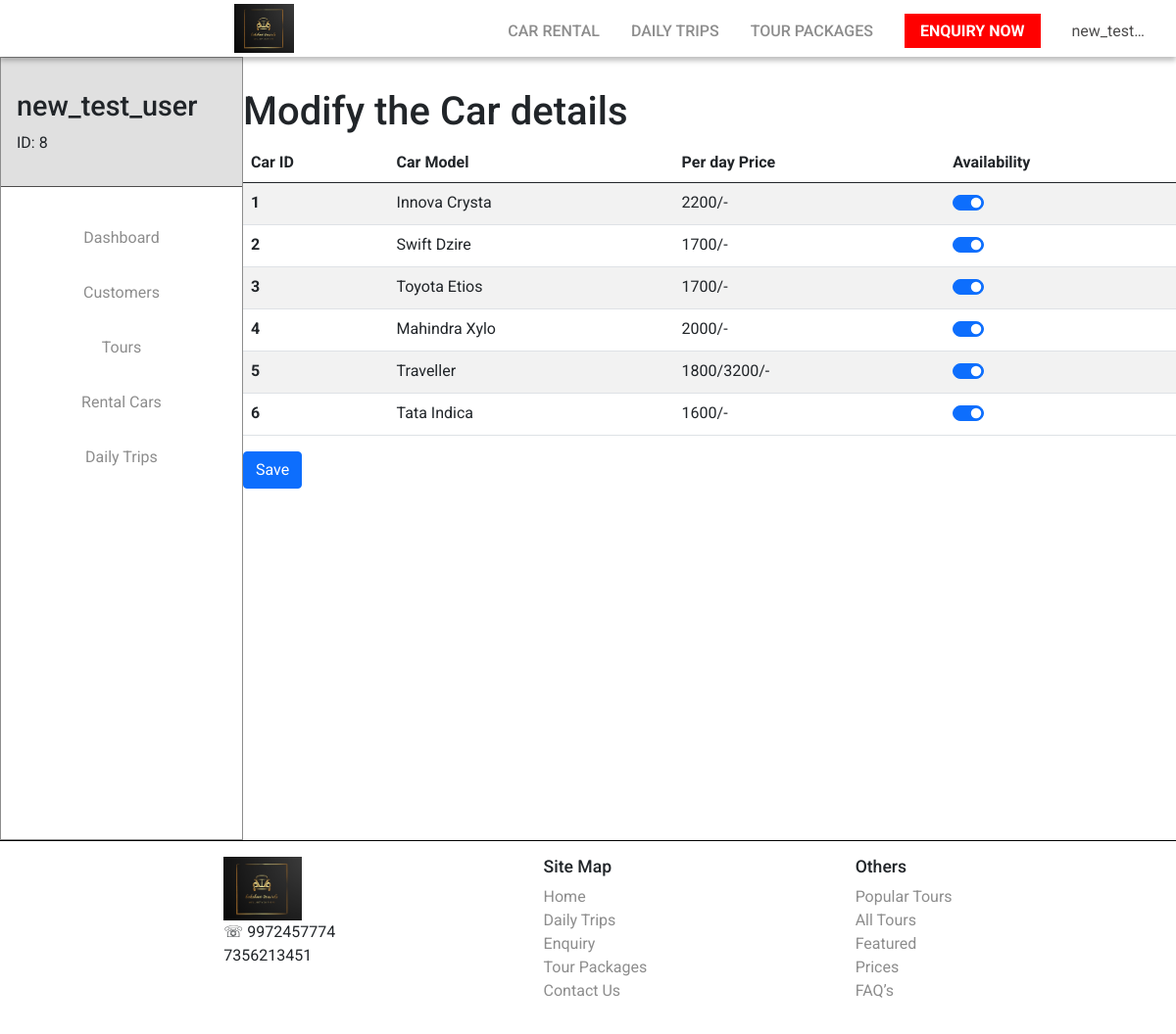
/admin_dashboard/rental_cars/ (signed in), run on the app's committed database.
### lakshmi_travels/models.py (models this page shows, shortened)
class RentalCars(models.Model):
    car_id = models.IntegerField(default='0', unique=True)
    model_name = models.CharField(default='car', max_length=200)
    car_image = models.ImageField(default="default_car.jpg", upload_to='rental_car_images')
    r_number = models.CharField(default='abc', max_length = 100)
    seating_capacity = models.CharField(default='4', max_length = 10)
    rate_per_day = models.CharField(default='2000', max_length = 10)
    km_allowed_per_day = models.CharField(default='10', max_length = 10)
    extra_km_per_day = models.CharField(default='15', max_length = 10)
    availabilty_status = models.BooleanField(default=True)

### lakshmi_travels/views.py (the view, shortened to what this page needs)
# urls.py: path('admin_dashboard/rental_cars/', views.AdminDashBoardRentalCarsView, name='admin_dashboard_rental_cars'),
@login_required
def AdminDashBoardRentalCarsView(request):
    all_rental_cars = RentalCars.objects.all()
    counter = 1
    context = {
        'all_rental_cars': all_rental_cars,
    }
    return render(request, 'lakshmi_travels/admin_dashboard_rental_cars.html', context)

### lakshmi_travels/templates/lakshmi_travels/admin_dashboard_rental_cars.html (shortened to what this page needs)
{% extends 'lakshmi_travels/admin_dashboard.html' %}
{% block main-content %}
<h1>Modify the Car details</h1>
<form method="POST" action="">
<table class="table table-striped table-hover">
    <thead>
      <tr>
        <th scope="col">Car ID</th>
        <th scope="col">Car Model</th>
        <th scope="col">Per day Price</th>
        <th scope="col">Availability</th>
      </tr>
    </thead>
    <tbody>
    {% for car in all_rental_cars %}
      <tr>
        <th scope="row">{{car.car_id}}</th>
        <td>{{car.model_name}}</td>
        <td>{{car.rate_per_day}}/-</td>
        <td>
            {% if car.availabilty_status == True %}
                <div class="form-check form-switch">
                <input class="form-check-input" name="car_{{car.car_id}}" type="checkbox" id="flexSwitchCheckDefault" checked>
                </div>
            {% else %}
            <div class="form-check form-switch">
                <input class="form-check-input" name="car_{{car.car_id}}" type="checkbox" id="flexSwitchCheckDefault" >
            </div>
            {% endif %}
        </td>
      </tr>
  {% endfor %}
    </tbody>
  </table>
  <div class="row">
      <div class="col-md-4">
        <button type="submit" class="btn btn-primary " >Save</button>
      </div>
  </div>
</form>
{% endblock main-content %}

### lakshmi_travels/templates/lakshmi_travels/admin_dashboard.html (shortened to what this page needs)
{% extends 'lakshmi_travels/index.html' %}
 {% load static %}
 {% block heading%}
<!DOCTYPE html>
<html lang="en">
<head>
<link href="https://cdn.jsdelivr.net/npm/bootstrap@5.1.0/dist/css/bootstrap.min.css" rel="stylesheet">
    <link rel="stylesheet" href="{% static 'css/index.css' %}" type="text/css" media="screen" />
    <link rel="stylesheet" href="{% static 'css/admin_dashboard_daily_trips.css' %}" type="text/css" media="screen" />
<link rel="stylesheet" href="https://cdnjs.cloudflare.com/ajax/libs/font-awesome/4.7.0/css/font-awesome.min.css">
    <link rel="stylesheet" href="{% static 'css/customer_dashboard.css' %}" type="text/css" media="screen" />
    	<link rel="stylesheet" href="https://use.fontawesome.com/releases/v5.6.1/css/all.css"
>
</head>
{% endblock heading%} {% block body%}
<body>
    {% block navigation %}
     {{block.super}}
      {% endblock navigation %}
    <div class="main-container">
        <div class="sidebar">
            <div class="heading">
                <h2>{{user.username}}</h2>
                <p>ID: {{user.id}}</p>
            </div>
            <div class="sidebar-body">
                <ul>
                    <li><a href="{% url 'lakshmi_travels:admin_dashboard' %}">Dashboard</a></li>
                    <li><a href="{% url 'lakshmi_travels:admin_dashboard_customers' %}">Customers</a></li>
                    <li><a href="{% url 'lakshmi_travels:admin_dashboard_tours' %}">Tours</a></li>
                    <li><a href="{% url 'lakshmi_travels:admin_dashboard_rental_cars' %}">Rental Cars</a></li>
                    <li><a href="{% url 'lakshmi_travels:admin_dashboard_daily_trips' %}">Daily Trips</a></li>
                </ul>
            </div>
        </div>
        <div class="main-content">
        {% block main-content %}{% endblock main-content %}
        </div>
    </div>
    {% block footer%}
     {{ block.super }}
      {% endblock footer%}
</body>
{% endblock body%}

### lakshmi_travels/templates/lakshmi_travels/index.html (shortened to what this page needs)
{% load static %}
{% block heading %}{% endblock heading%}
{% block body%}
  {% block navigation %}
  <header>
    <div class="home_image">
      <a href="{% url 'lakshmi_travels:home_view' %}"><img src="{% static 'images/home_page/main_logo.jpeg' %}"
          alt="Lakshmi Travels Logo" /></a>
    </div>
    <nav>
      <ul>
        <li>
          <a href="{% url 'lakshmi_travels:home_view' %}#main-business-section">Car Rental</a>
        </li>
        <li>
          <a href="{% url 'lakshmi_travels:daily_trip' %}">Daily Trips</a>
        </li>
        <li>
          <a href="{% url 'lakshmi_travels:tour_packages' %}">Tour Packages</a>
        </li>
        <li>
          <a class="nav-cta" href="{% url 'lakshmi_travels:enquiry_page' %}">Enquiry Now</a>
        </li>
        {% if user.is_authenticated %}
        <li>
          <div class="dropdown">
            <span>{{user.username|truncatechars:9 }}</span>
          </div>
        </li>
        {% endif %}
      </ul>
    </nav>
  </header>
  {% endblock navigation %}
  {% block footer%}
  <footer>
    <div class="">
      <img class="logo-img" src="{% static 'images/home_page/main_logo.jpeg' %}" alt="" />
      <p>
        &#9743; 9972457774 <br />
        7356213451
      </p>
    </div>
    <div>
      <h3>Site Map</h3>
      <ul>
        <li><a href="{% url 'lakshmi_travels:home_view' %}"> Home</a></li>
        <li>
          <a href="{% url 'lakshmi_travels:daily_trip' %}">Daily Trips</a>
        </li>
        <li>
          <a href="{% url 'lakshmi_travels:enquiry_page' %}">Enquiry</a>
        </li>
        <li>
          <a href="{% url 'lakshmi_travels:tour_packages' %}">Tour Packages</a>
        </li>
        <li><a href="">Contact Us</a></li>
      </ul>
    </div>
    <div>
      <h3>Others</h3>
      <ul>
        <li><a href="">Popular Tours</a></li>
        <li><a href="">All Tours</a></li>
        <li><a href="">Featured</a></li>
        <li><a href="">Prices</a></li>
        <li><a href="">FAQ’s</a></li>
      </ul>
    </div>
  </footer>
  {% endblock footer%}
{% endblock body%}
</html>

### lakshmi_travels/static/css/index.css (style rules this page uses)
*, *::before, *::after { box-sizing: border-box; }
:root { --clr-white: white; --clr-light: #8d8d8d; --clr-medium: #4d4c4c; --clr-dark: black; --clr-cta: #ff0000; --ft-content: "Roboto", sans-serif; }
body { margin: 0; padding: 0; font-family: "Roboto", sans-serif; }
header { background-color: white; text-align: right; position: sticky; top: 0; z-index: 999; width: 100%; padding-top: 0.25em; padding-bottom: 0.25em; background-image: linear-gradient( 180deg, rgba(255, 255, 255, 0) 0%, rgba(249, 218, 218, 0) 100% ); transition: background-image 0.2s ease-in-out; margin: 0; box-shadow: 0px 4px 5px rgba(0, 0, 0, 0.25); }
header img { height: 50px; position: relative; width: auto; right: 0; }
nav { text-align: center; position: absolute; background-color: white; width: 100%; top: 100%; left: 0; transform: scale(1, 0); transform-origin: top; transition: transform 250ms ease-in-out; }
nav ul { margin: 0; padding: 0; list-style: none; }
nav li { margin-left: 1em; margin-bottom: 1em; margin-top: 1em; }
nav li a { text-decoration: none; color: var(--clr-light); font-size: 1.1em; font-weight: 700; font-family: "Roboto", sans-serif; text-transform: uppercase; }
nav .nav-cta { background-color: var(--clr-cta); color: white; padding: 0.5em 1em; font-weight: 700; }
img { width: 100%; }
.dropdown { position: relative; display: inline-block; color: var(--clr-medium); }
@media screen and (min-width: 40em) { header { display: grid; grid-template-columns: 1fr auto minmax(600px, 3fr); } }
@media screen and (min-width: 40em) { header nav { text-align: right; all: unset; grid-column: 3/4; grid-row: 1; display: flex; justify-content: flex-end; padding-right: 2em; } }
@media screen and (min-width: 40em) { header ul { display: flex; } }
@media screen and (min-width: 40em) { header li { margin-left: 2em; margin-bottom: 0; } }
@media screen and (min-width: 40em) { header li a { font-weight: 500; font-size: 1rem; position: relative; transform: scale(1); transition: transform 200ms ease-in; } }
@media screen and (min-width: 40em) { header li a::before { content: ""; display: block; height: 2px; background-color: var(--clr-medium); position: absolute; bottom: -0.6em; left: 0; right: 0; transform: scale(0, 1); transform-origin: center; transition: transform 200ms ease-in; } }
footer { background-color: white; padding: 1em; display: flex; border-top: 1px solid black; justify-content: space-evenly; }
footer .logo-img { width: 80px; }
footer h3 { font-size: 1.1rem; }
footer ul { list-style: none; padding: 0; }
footer li { margin: 0; }
footer a { text-decoration: none; font-family: "Roboto", sans-serif; color: var(--clr-light); }

### lakshmi_travels/static/css/customer_dashboard.css (style rules this page uses)
.main-container { display: flex; position: relative; width: 100%; justify-content: space-between; }
.sidebar { width: 250px; height: 100vh; border:1px solid var(--clr-light); position: sticky; top: 0; }
.sidebar .heading { padding: 1em; padding-top: 2em; background-color: rgb(224, 224, 224); border-bottom: 1px solid var(--clr-medium); }
.sidebar h2 { font-size: 1.8rem; }
.sidebar .sidebar-body { padding: 1em; }
.sidebar .sidebar-body ul { padding-left: 0; list-style: none; }
.sidebar .sidebar-body li { margin: 1em 0; width: 100%; }
.sidebar .sidebar-body a { display: block; text-decoration: none; font-family: 'Roboto', sans-serif; text-align: center; padding: .5em 1em; font-size: 1em; background-color: white; color: var(--clr-light); }
.main-content { padding-top: 2em; width: 80%; }

### data on the page
RentalCars: car_id "1", model_name "Innova Crysta", rate_per_day "2200"
RentalCars: car_id "2", model_name "Swift Dzire", rate_per_day "1700"
RentalCars: car_id "3", model_name "Toyota Etios", rate_per_day "1700"
RentalCars: car_id "4", model_name "Mahindra Xylo", rate_per_day "2000"
RentalCars: car_id "5", model_name "Traveller", rate_per_day "1800/3200"
RentalCars: car_id "6", model_name "Tata Indica", rate_per_day "1600"

### other printed values
{{ user.username|truncatechars:9 }} "new_test…"
{{ user.username }} "new_test_user"
{{ user.id }} "8"
